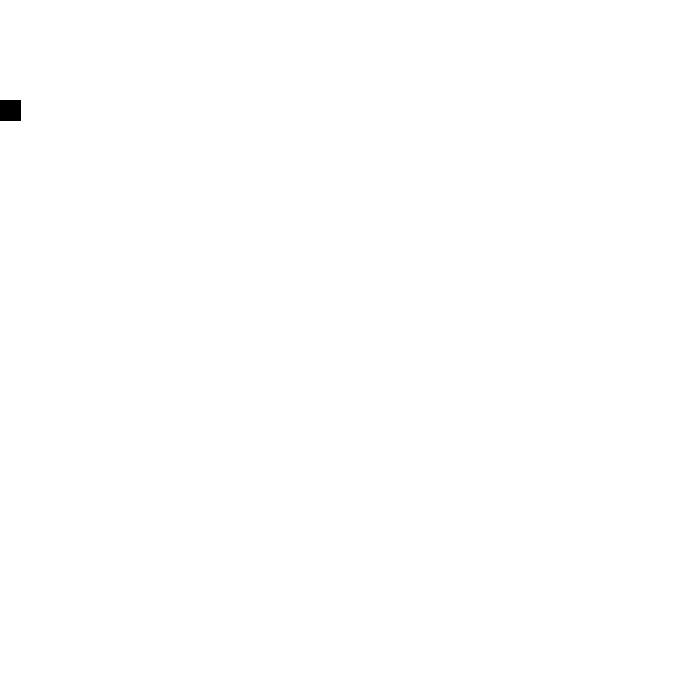
Frame 1 (no input)
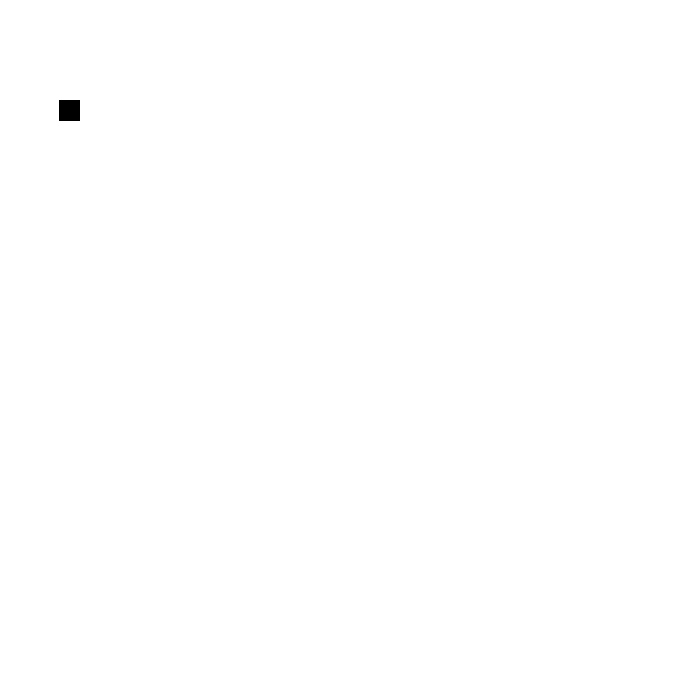
Frame 60 (the mouse pressed at the canvas centre just before this capture)
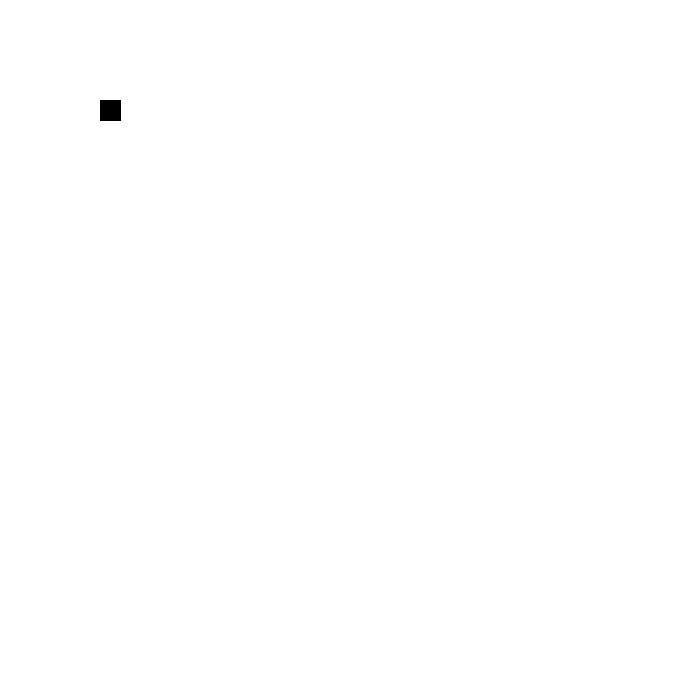
Frame 120 (the mouse held since frame 60 and released just before this capture)

The Processing sketch that drew these frames (run headless with seeded random() and noise(); from frame 60 on, the mouse is pressed at the canvas centre):

// Processing sketch: Exercise_5_3_constrain_
// ── Exercise_5_3_constrain_.pde
//Rectangle starts at location x.
float x = 0;

void setup() {
  size(700,700);
}

void draw() {
  background(255);
//Display object.
  fill(0);
  rect(x,100,20,20);
  
//Increment x
  x = x + 1;
  x = constrain(x,0,100); //Prevents rect from going past x(100) coordinate.
}
